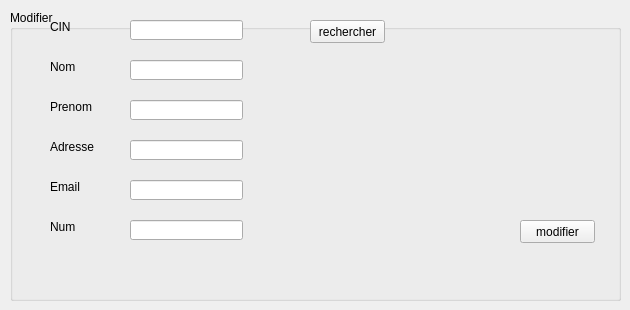
      <widget class="QWidget" name="tab_9">
       <attribute name="title">
        <string>modifier</string>
       </attribute>
       <widget class="QGroupBox" name="groupBox">
        <property name="geometry">
         <rect>
          <x>10</x>
          <y>10</y>
          <width>611</width>
          <height>291</height>
         </rect>
        </property>
        <property name="title">
         <string>Modifier</string>
        </property>
        <widget class="QPushButton" name="rechercheMODIFIER">
         <property name="geometry">
          <rect>
           <x>300</x>
           <y>10</y>
           <width>75</width>
           <height>23</height>
          </rect>
         </property>
         <property name="text">
          <string>rechercher</string>
         </property>
        </widget>
        <widget class="QLabel" name="label_11">
         <property name="geometry">
          <rect>
           <x>40</x>
           <y>130</y>
           <width>47</width>
           <height>13</height>
          </rect>
         </property>
         <property name="text">
          <string>Adresse</string>
         </property>
        </widget>
        <widget class="QLabel" name="label_8">
         <property name="geometry">
          <rect>
           <x>40</x>
           <y>10</y>
           <width>47</width>
           <height>13</height>
          </rect>
         </property>
         <property name="text">
          <string>CIN</string>
         </property>
        </widget>
        <widget class="QLabel" name="label_10">
         <property name="geometry">
          <rect>
           <x>40</x>
           <y>90</y>
           <width>47</width>
           <height>13</height>
          </rect>
         </property>
         <property name="text">
          <string>Prenom</string>
         </property>
        </widget>
        <widget class="QLabel" name="label_9">
         <property name="geometry">
          <rect>
           <x>40</x>
           <y>50</y>
           <width>47</width>
           <height>13</height>
          </rect>
         </property>
         <property name="text">
          <string>Nom</string>
         </property>
        </widget>
        <widget class="QLineEdit" name="emailMODIFIER">
         <property name="geometry">
          <rect>
           <x>120</x>
           <y>170</y>
           <width>113</width>
           <height>20</height>
          </rect>
         </property>
        </widget>
        <widget class="QLabel" name="label_13">
         <property name="geometry">
          <rect>
           <x>40</x>
           <y>210</y>
           <width>47</width>
           <height>13</height>
          </rect>
         </property>
         <property name="text">
          <string>Num</string>
         </property>
        </widget>
        <widget class="QLabel" name="label_12">
         <property name="geometry">
          <rect>
           <x>40</x>
           <y>170</y>
           <width>47</width>
           <height>13</height>
          </rect>
         </property>
         <property name="text">
          <string>Email</string>
         </property>
        </widget>
        <widget class="QLineEdit" name="cinMODIFIER">
         <property name="geometry">
          <rect>
           <x>120</x>
           <y>10</y>
           <width>113</width>
           <height>20</height>
          </rect>
         </property>
        </widget>
        <widget class="QLineEdit" name="adresseMODIFIER">
         <property name="geometry">
          <rect>
           <x>120</x>
           <y>130</y>
           <width>113</width>
           <height>20</height>
          </rect>
         </property>
        </widget>
        <widget class="QPushButton" name="MODIFIER">
         <property name="geometry">
          <rect>
           <x>510</x>
           <y>210</y>
           <width>75</width>
           <height>23</height>
          </rect>
         </property>
         <property name="text">
          <string>modifier</string>
         </property>
        </widget>
        <widget class="QLineEdit" name="numMODIFIER">
         <property name="geometry">
          <rect>
           <x>120</x>
           <y>210</y>
           <width>113</width>
           <height>20</height>
          </rect>
         </property>
        </widget>
        <widget class="QLineEdit" name="nomMODIFIER">
         <property name="geometry">
          <rect>
           <x>120</x>
           <y>50</y>
           <width>113</width>
           <height>20</height>
          </rect>
         </property>
        </widget>
        <widget class="QLineEdit" name="prenomMODIFIER">
         <property name="geometry">
          <rect>
           <x>120</x>
           <y>90</y>
           <width>113</width>
           <height>20</height>
          </rect>
         </property>
        </widget>
       </widget>
      </widget>
